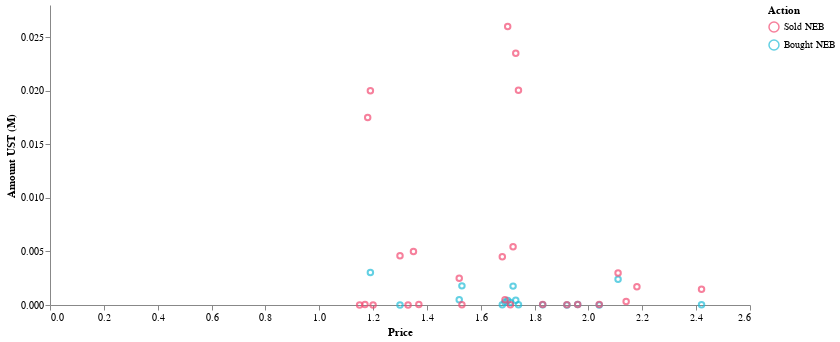

Notebook code cell kept with this figure:
### Code cell
cp.ust_traded_prices_chart(dp.ust_traded_prices_df)

### Figure 1 — Vega-Lite specification as saved in the notebook (floating-point values rounded to 4 significant figures)
{"config": {"view": {"continuousWidth": 400, "continuousHeight": 300, "strokeOpacity": 0}, "axis": {"grid": false}, "axisX": {"labelAngle": 0}, "mark": {"color": "#21bcd7"}}, "data": {"name": "data-67b62203ddcc14f11b4686b45a268cf7"}, "mark": "point", "encoding": {"color": {"field": "Action", "scale": {"domain": ["Sold NEB", "Bought NEB"], "range": ["#F24A72", "#21bcd7"]}, "type": "nominal"}, "tooltip": [{"field": "Action", "type": "nominal"}, {"field": "Amount UST (M)", "type": "nominal"}, {"field": "Price", "type": "quantitative"}], "x": {"field": "Price", "sort": {"order": "ascending"}, "type": "quantitative"}, "y": {"field": "Amount UST (M)", "type": "quantitative"}}, "width": 700, "$schema": "https://vega.github.io/schema/vega-lite/v4.17.0.json", "datasets": {"data-67b62203ddcc14f11b4686b45a268cf7": [{"Price": 1.15, "Amount": "nanM", "Action": "Bought NEB", "Amount UST (M)": null}, {"Price": 1.17, "Amount": "nanM", "Action": "Bought NEB", "Amount UST (M)": null}, {"Price": 1.18, "Amount": "nanM", "Action": "Bought NEB", "Amount UST (M)": null}, {"Price": 1.19, "Amount": "0.0M", "Action": "Bought NEB", "Amount UST (M)": 0.003034}, {"Price": 1.2, "Amount": "nanM", "Action": "Bought NEB", "Amount UST (M)": null}, {"Price": 1.3, "Amount": "0.0M", "Action": "Bought NEB", "Amount UST (M)": 5.574e-06}, {"Price": 1.33, "Amount": "nanM", "Action": "Bought NEB", "Amount UST (M)": null}, {"Price": 1.35, "Amount": "nanM", "Action": "Bought NEB", "Amount UST (M)": null}, {"Price": 1.37, "Amount": "nanM", "Action": "Bought NEB", "Amount UST (M)": null}, {"Price": 1.52, "Amount": "0.0M", "Action": "Bought NEB", "Amount UST (M)": 0.0004986}, {"Price": 1.53, "Amount": "0.0M", "Action": "Bought NEB", "Amount UST (M)": 0.001786}, {"Price": 1.68, "Amount": "0.0M", "Action": "Bought NEB", "Amount UST (M)": 3.219e-05}, {"Price": 1.69, "Amount": "0.0M", "Action": "Bought NEB", "Amount UST (M)": 0.0002616}, {"Price": 1.7, "Amount": "0.0M", "Action": "Bought NEB", "Amount UST (M)": 0.0004134}, {"Price": 1.71, "Amount": "0.0M", "Action": "Bought NEB", "Amount UST (M)": 0.0002364}, {"Price": 1.72, "Amount": "0.0M", "Action": "Bought NEB", "Amount UST (M)": 0.001763}, {"Price": 1.73, "Amount": "0.0M", "Action": "Bought NEB", "Amount UST (M)": 0.0004472}, {"Price": 1.74, "Amount": "0.0M", "Action": "Bought NEB", "Amount UST (M)": 1.901e-05}, {"Price": 1.83, "Amount": "0.0M", "Action": "Bought NEB", "Amount UST (M)": 2.186e-05}, {"Price": 1.92, "Amount": "0.0M", "Action": "Bought NEB", "Amount UST (M)": 1.922e-06}, {"Price": 1.96, "Amount": "0.0M", "Action": "Bought NEB", "Amount UST (M)": 3.817e-05}, {"Price": 2.04, "Amount": "0.0M", "Action": "Bought NEB", "Amount UST (M)": 1.074e-06}, {"Price": 2.11, "Amount": "0.0M", "Action": "Bought NEB", "Amount UST (M)": 0.00241}, {"Price": 2.14, "Amount": "nanM", "Action": "Bought NEB", "Amount UST (M)": null}, {"Price": 2.18, "Amount": "nanM", "Action": "Bought NEB", "Amount UST (M)": null}, {"Price": 2.42, "Amount": "0.0M", "Action": "Bought NEB", "Amount UST (M)": 2.715e-05}, {"Price": null, "Amount": "nanM", "Action": "Bought NEB", "Amount UST (M)": null}, {"Price": 1.15, "Amount": "0.0M", "Action": "Sold NEB", "Amount UST (M)": 5e-06}, {"Price": 1.17, "Amount": "0.0M", "Action": "Sold NEB", "Amount UST (M)": 5e-05}, {"Price": 1.18, "Amount": "0.02M", "Action": "Sold NEB", "Amount UST (M)": 0.0175}, {"Price": 1.19, "Amount": "0.02M", "Action": "Sold NEB", "Amount UST (M)": 0.02}, {"Price": 1.2, "Amount": "0.0M", "Action": "Sold NEB", "Amount UST (M)": 2e-06}, {"Price": 1.3, "Amount": "0.0M", "Action": "Sold NEB", "Amount UST (M)": 0.004605}, {"Price": 1.33, "Amount": "0.0M", "Action": "Sold NEB", "Amount UST (M)": 1e-05}, {"Price": 1.35, "Amount": "0.01M", "Action": "Sold NEB", "Amount UST (M)": 0.005}, {"Price": 1.37, "Amount": "0.0M", "Action": "Sold NEB", "Amount UST (M)": 5e-05}, {"Price": 1.52, "Amount": "0.0M", "Action": "Sold NEB", "Amount UST (M)": 0.0025}, {"Price": 1.53, "Amount": "0.0M", "Action": "Sold NEB", "Amount UST (M)": 2.5e-05}, {"Price": 1.68, "Amount": "0.0M", "Action": "Sold NEB", "Amount UST (M)": 0.0045}, {"Price": 1.69, "Amount": "0.0M", "Action": "Sold NEB", "Amount UST (M)": 0.0005}, {"Price": 1.7, "Amount": "0.03M", "Action": "Sold NEB", "Amount UST (M)": 0.026}, {"Price": 1.71, "Amount": "0.0M", "Action": "Sold NEB", "Amount UST (M)": 1.5e-05}, {"Price": 1.72, "Amount": "0.01M", "Action": "Sold NEB", "Amount UST (M)": 0.005432}, {"Price": 1.73, "Amount": "0.02M", "Action": "Sold NEB", "Amount UST (M)": 0.0235}, {"Price": 1.74, "Amount": "0.02M", "Action": "Sold NEB", "Amount UST (M)": 0.02005}, {"Price": 1.83, "Amount": "0.0M", "Action": "Sold NEB", "Amount UST (M)": 5.1e-05}, {"Price": 1.92, "Amount": "0.0M", "Action": "Sold NEB", "Amount UST (M)": 1.6e-05}, {"Price": 1.96, "Amount": "0.0M", "Action": "Sold NEB", "Amount UST (M)": 5e-05}, {"Price": 2.04, "Amount": "0.0M", "Action": "Sold NEB", "Amount UST (M)": 5e-05}, {"Price": 2.11, "Amount": "0.0M", "Action": "Sold NEB", "Amount UST (M)": 0.00299}, {"Price": 2.14, "Amount": "0.0M", "Action": "Sold NEB", "Amount UST (M)": 0.00033}, {"Price": 2.18, "Amount": "0.0M", "Action": "Sold NEB", "Amount UST (M)": 0.0017}, {"Price": 2.42, "Amount": "0.0M", "Action": "Sold NEB", "Amount UST (M)": 0.00147}, {"Price": null, "Amount": "0.02M", "Action": "Sold NEB", "Amount UST (M)": 0.01693}]}}
